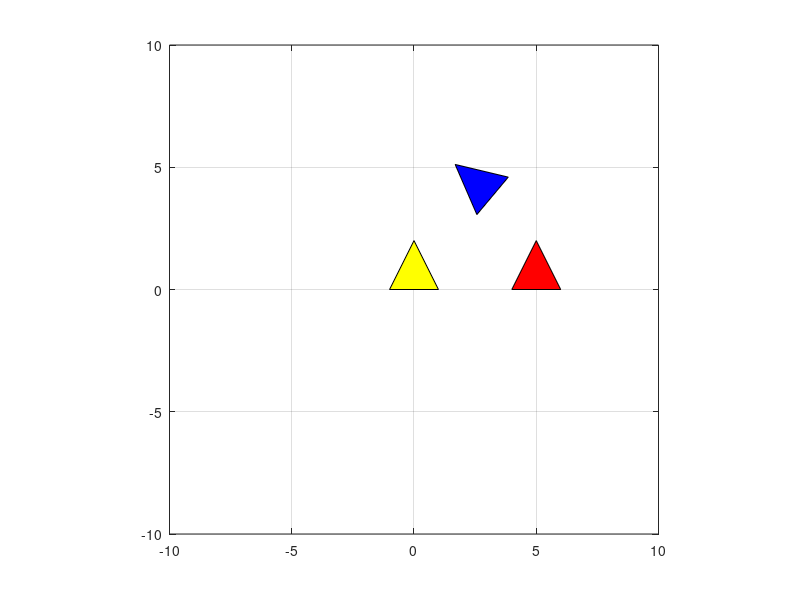

Source code (MATLAB): (Note: this script raises an error after producing the figure.)
%% Aula 1

% MAGNER GUSSE
%% Exercicio 1- Poligono simples

%Pontos do triangulo
P1=[-1 0]';
P2=[1 0]';
P3=[0 2]';
A1=[P1 P2 P3];

%triangulo
h = fill(A1(1,:), A1(2,:),'y');

%eixos e manter Aspect ratio
axis([-10 10 -10 10]);
axis equal
hold on
grid on

% Coordenadas do segundo triangulo
v=[5 0]';
A2=A1+v;

% desenhar o segundo triangulo
h2 = fill(A2(1,:), A2(2,:),'r');

%% Exercicio 2

% Angulo de rotacao 50º em radians
a=50*pi/180;
% Matriz de rotacao
T= [cos(a) -sin(a)
    sin(a) cos(a)]

A3=T*A2;
h3 = fill(A3(1,:), A3(2,:),'b');


% segunda parte, varios angulos

NN=50; %nr de steps
angls=linspace(60,3500,NN);


for b=angls

        T=rot2(b,'deg');% fazer a matriz de rotaçao a cada step
        A4=T*A2;
       % fill(A4(1,:), A4(2,:),'c');% desenhar, se comentado nao desenhar
        h2.XData = A4(1,:);
        h2.YData = A4(2,:);
        pause(0.05)

end

%% Exercicio 3 Transformaçoes homogeneas

close all
clear all
clc

%Pontos do triangulo
P1=[-1 0]';
P2=[1 0]';
P3=[0 2]';
A1=[P1 P2 P3];

A1=e2h(A1);% Acrescentar linha de 1s em baixo

plot_poly(A1, 'fillcolor','y');% plot do poligono
%eixos e manter Aspect ratio
axis([-10 10 -10 10]);
axis equal
hold on
grid on
T = transl2(5,1); % Dá a matriz de translação homogenea
R = trot2(pi/4); % Dá a matriz de rotação homogenea


%% Exerecicio 4 Representar a pre e pos multiplicacao com o R e o T

pre_mult_result = T * R * A1;% primeiro rotação depois translaçao
pos_mult_result = R * T * A1;% Primeiro translação depois rotação 

plot_poly(pre_mult_result, 'fillcolor','b');% plot do poligono pre mult
hold on
plot_poly(pos_mult_result, 'fillcolor','r');% plot do poligono pos mult



%% Exercicio 5 Transformações homogeneas a 3d- Seta
close all
clear all
clc


P = [0.5 0.5 1 0 -1 -0.5 -0.5;
     0 2 2 3 2 2 0;
     0 0 0 0 0 0 0];% Original

Ph = e2h(P); % Homogeneo


Rx = trotx(90,'deg'); % Rotação em torno de x, 90 graus
Ry = troty(90,'deg'); % Rotação em torno de y, 90 graus
Rz = trotz(90,'deg'); % Rotação em torno de z, 90 graus

Px= Ry * Rx *Ph;
Pz= Rx * Ry * Ph;



Ph= h2e(Ph);
Px= h2e(Px);
Pz = h2e(Pz);


roxa = plot_poly(Ph, 'fillcolor','m');% plot da seta roxa
hold on
view(3);
%eixos e manter Aspect ratio
axis([-10 10 -10 10 -10 10]);
axis equal
hold on
grid on
xlabel('X');
ylabel('Y');
zlabel('Z');
view(120,25)
trplot(eye(4), 'length', 5)
vermelha = plot_poly(Px, 'fillcolor','r');% plot do poligono do eixo X
hold on
amarela = plot_poly(Pz, 'fillcolor','y');% plot do poligono do eixo X
hold on

%% Exercicio 6 


% segunda parte, varios angulos
a=1;
NN=50; %nr de steps
angls=linspace(0,360,NN);

Ph = e2h(Ph); % Homogeneo
Px = e2h(Px);
Pz = e2h(Pz);


while a<=10

for b=angls

       

        Rx = trotx(b,'deg'); % Rotação em torno de x, 90 graus
        Ry = troty(3*b,'deg'); % Rotação em torno de y, 90 graus
        Rz = trotz(2*b,'deg'); % Rotação em torno de z, 90 graus


        Ph1 = Rx * Ph; % Roxo
        Px1 = Rz * Px; % Vermelho
        Pz1 = Ry * Pz; %amarelo
        


        roxa.XData = Ph1(1,:);  
        roxa.YData = Ph1(2,:);
        roxa.ZData = Ph1(3,:);

        amarela.XData = Pz1(1,:);  
        amarela.YData = Pz1(2,:);
        amarela.ZData = Pz1(3,:);

        vermelha.XData = Px1(1,:);  
        vermelha.YData = Px1(2,:);
        vermelha.ZData = Px1(3,:);
        
        pause(0.05)
end
a=a+1;
end
%% Exercicio 7 Ur3
close all
clc
clearvars

ur3 = loadrobot('universalUR3', 'DataFormat', 'row');
show(ur3);

juntas=[0 0 0 0 0 0];
juntas(1)=0;
juntas(2)=-135*pi/180;
juntas(3)=90*pi/180;

show(ur3,juntas)
angle = linspace(0,-135,50);

for b=angle
    juntas(1)=0;
    juntas(2)=b*pi/180;
    juntas(3)=pi/4;

    show(ur3,juntas,"FastUpdate",false,"PreservePlot",true);
    pause(0.05)
end
